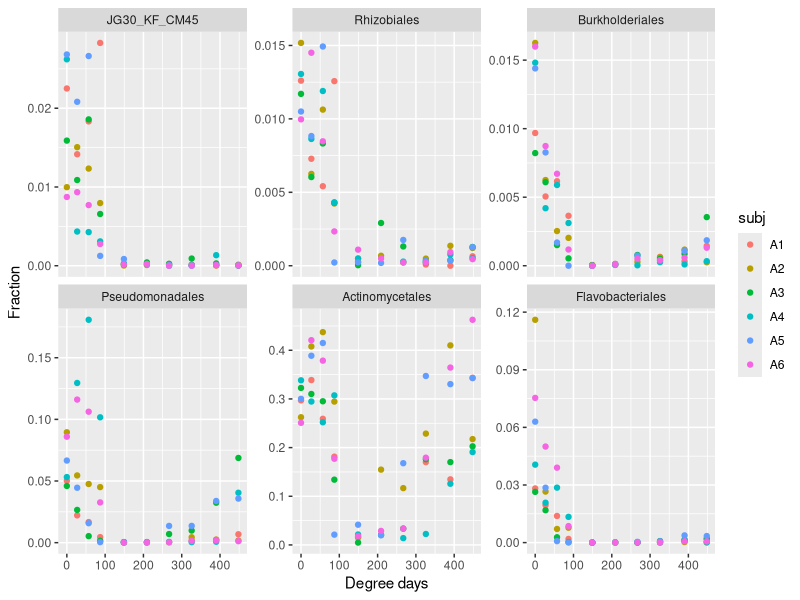
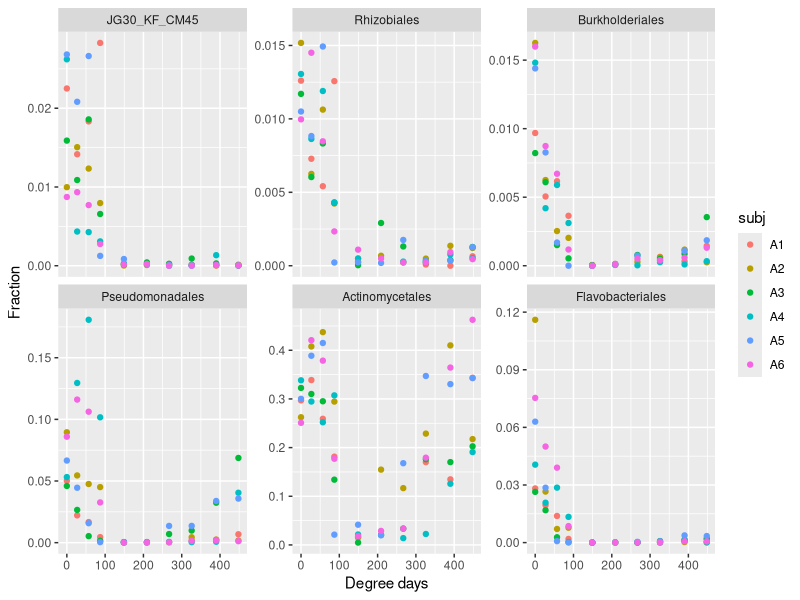

Write the R code that produced these figures, in order.
library("tidyverse")

## These are the top 6 orders (in terms of IncNodePurity) from the
## model with the stricter inclusion criterion (hit_1perc_twice):
topChoices <- c("JG30_KF_CM45", "Rhizobiales", "Burkholderiales", "Pseudomonadales", "Actinomycetales", "Flavobacteriales")


## Using the dataset without the weird observations from subj. A3, day 40.
indivT <- read_csv("../../orders_massaged.csv")

chooseT <- indivT %>%
  filter(taxa %in% topChoices) %>%
  filter(days <= 15)
chooseT$taxa <- factor(chooseT$taxa, levels=topChoices)

ggplot(chooseT, aes(degdays, fracBySubjDay)) +
  geom_point(aes(color=subj)) +
  labs(x="Degree days", y="Fraction") +
  facet_wrap(~taxa, scales="free_y")  ## Allow diff. y-scales across panels.
  ## facet_wrap(~taxa)  ## Keep y-scales same across panels.
ggsave("influential_order_taxa_panel_first_two_weeks.pdf", width=7, height=4, units="in")
